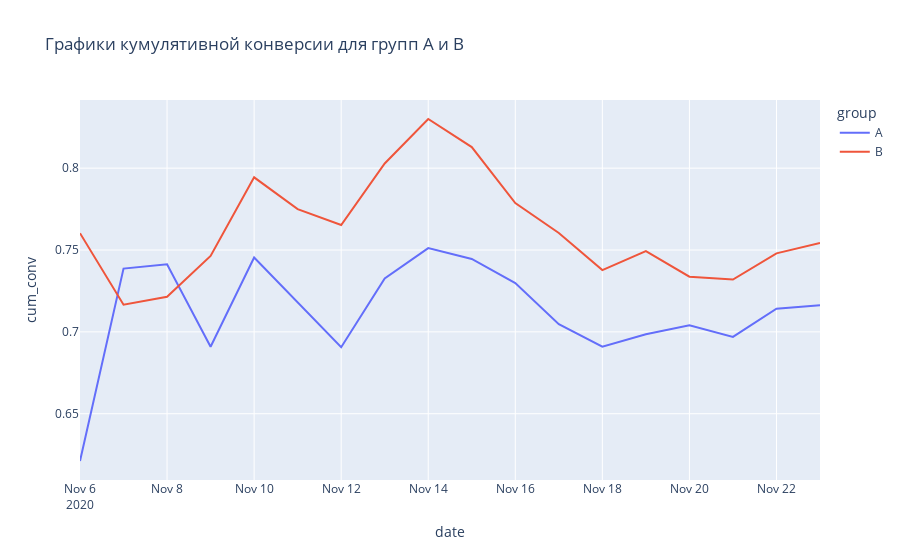

Source (notebook cell):
### Code cell
cum_conv_line = px.line(
    grouped_by_data_count,
    x='date',
    y='cum_conv',
    color='group',
    title='Графики кумулятивной конверсии для групп А и В'
)
cum_conv_line.show()

### Figure 1 — Plotly figure (JSON) as saved in the notebook; plotly's stock layout.template omitted (floating-point values rounded to 4 significant figures)
{"data": [{"hovertemplate": "group=A<br>date=%{x}<br>cum_conv=%{y}<extra></extra>", "legendgroup": "A", "line": {"color": "#636efa", "dash": "solid"}, "marker": {"symbol": "circle"}, "mode": "lines", "name": "A", "orientation": "v", "showlegend": true, "type": "scatter", "x": ["2020-11-06T00:00:00", "2020-11-07T00:00:00", "2020-11-08T00:00:00", "2020-11-09T00:00:00", "2020-11-10T00:00:00", "2020-11-11T00:00:00", "2020-11-12T00:00:00", "2020-11-13T00:00:00", "2020-11-14T00:00:00", "2020-11-15T00:00:00", "2020-11-16T00:00:00", "2020-11-17T00:00:00", "2020-11-18T00:00:00", "2020-11-19T00:00:00", "2020-11-20T00:00:00", "2020-11-21T00:00:00", "2020-11-22T00:00:00", "2020-11-23T00:00:00"], "xaxis": "x", "y": [0.6211, 0.7386, 0.7413, 0.6909, 0.7455, 0.7179, 0.6906, 0.7326, 0.7511, 0.7445, 0.7298, 0.7047, 0.691, 0.6985, 0.7041, 0.6969, 0.7141, 0.7162], "yaxis": "y"}, {"hovertemplate": "group=B<br>date=%{x}<br>cum_conv=%{y}<extra></extra>", "legendgroup": "B", "line": {"color": "#EF553B", "dash": "solid"}, "marker": {"symbol": "circle"}, "mode": "lines", "name": "B", "orientation": "v", "showlegend": true, "type": "scatter", "x": ["2020-11-06T00:00:00", "2020-11-07T00:00:00", "2020-11-08T00:00:00", "2020-11-09T00:00:00", "2020-11-10T00:00:00", "2020-11-11T00:00:00", "2020-11-12T00:00:00", "2020-11-13T00:00:00", "2020-11-14T00:00:00", "2020-11-15T00:00:00", "2020-11-16T00:00:00", "2020-11-17T00:00:00", "2020-11-18T00:00:00", "2020-11-19T00:00:00", "2020-11-20T00:00:00", "2020-11-21T00:00:00", "2020-11-22T00:00:00", "2020-11-23T00:00:00"], "xaxis": "x", "y": [0.7603, 0.7166, 0.7214, 0.7464, 0.7944, 0.775, 0.7653, 0.8028, 0.83, 0.8129, 0.7787, 0.7604, 0.7378, 0.7494, 0.7337, 0.7319, 0.748, 0.7543], "yaxis": "y"}], "layout": {"legend": {"title": {"text": "group"}, "tracegroupgap": 0}, "title": {"text": "Графики кумулятивной конверсии для групп А и В"}, "xaxis": {"anchor": "y", "domain": [0, 1], "title": {"text": "date"}}, "yaxis": {"anchor": "x", "domain": [0, 1], "title": {"text": "cum_conv"}}}}
